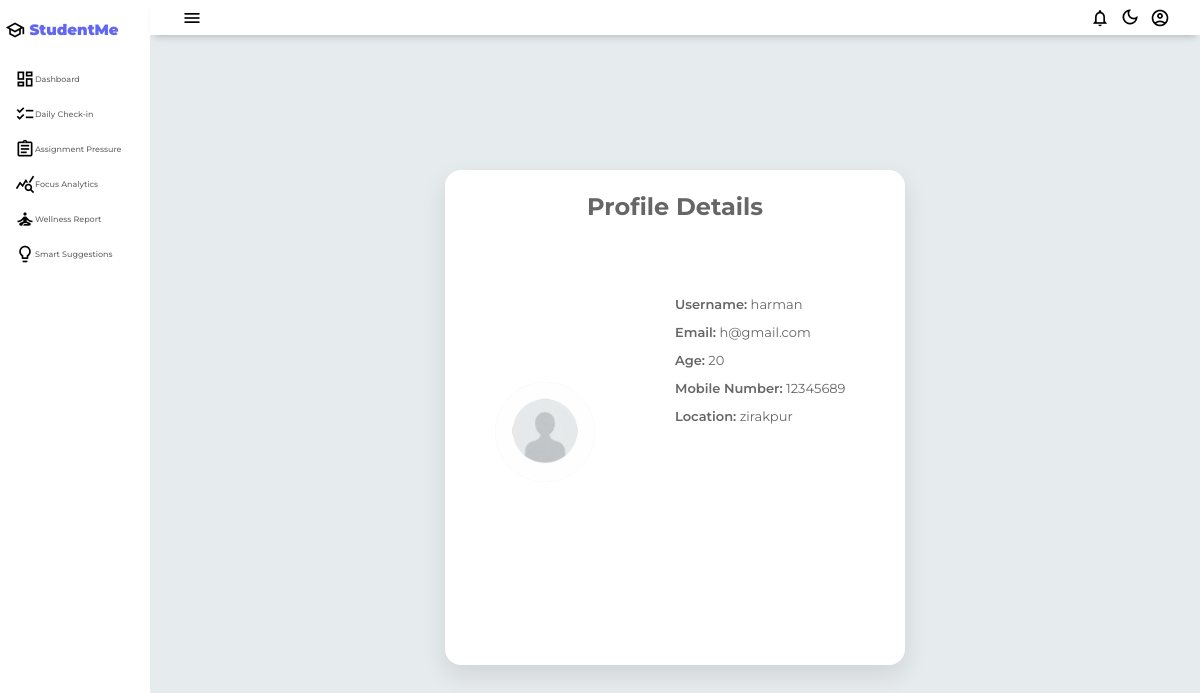
/profile/ (signed in), run on the app's committed database.
### student_app/models.py (models this page shows, shortened)
class settings(models.Model):
    user = models.OneToOneField(User, on_delete=models.CASCADE)
    age = models.IntegerField(null=True, blank=True)
    mobile = models.CharField(max_length=15, blank=True)
    location = models.CharField(max_length=100, blank=True)
    profile_pic = models.ImageField(upload_to="profile_pics/", default="profile_pics/default.png")

### student_app/views.py (the view)
# urls.py: path('profile/',views.profile,name="profile"),
@login_required
def profile(request):
    profile, created = settings.objects.get_or_create(user=request.user)
    return render(request, "profile.html", {"profile": profile})

### student_app/templates/profile.html (shortened to what this page needs)
{% load static %}
<!DOCTYPE html>
<html lang="en">
<head>
    <link rel="stylesheet" href="{% static 'css/profile.css' %}">
</head>
<body>
    <div class="grid-container">
        <header class="header">
            <div class="menu-icon" onclick="openSidebar()">
                <span class="material-icons-outlined">menu</span>
            </div>
            <div id="header-right">
                <div class="notification-container">
                    <span class="material-icons-outlined" onclick="toggleNotification()">notifications</span>
                </div>
                <span id="themeIcon" class="material-icons-outlined" onclick="toggleTheme()">dark_mode</span>
                <div class="profile-container">
                    <span class="material-icons-outlined" onclick="toggleProfile()">account_circle</span>
                </div>
            </div>
        </header>
        <aside id="sidebar">
            <div class="sidebar-title">
                <div class="sidebar-brand">
                    <span class="material-icons-outlined">school</span> StudentMe
                </div>
            </div>
            <ul class="sidebar-list">
                <li  class="sidebar-list-item">
                    <a href="{% url 'dashboard' %}"><span class="material-icons-outlined">dashboard</span>Dashboard</a>
                </li>
                <li class="sidebar-list-item">
                    <a href="{% url 'check-in' %}"><span class="material-icons-outlined">checklist</span>Daily Check-in</a>
                </li>
                <li class="sidebar-list-item">
                    <a href="{% url 'assignment-pressure' %}"><span class="material-icons-outlined">assignment</span>Assignment Pressure</a>
                </li>
                <li class="sidebar-list-item">
                    <a href="{% url 'focus-analytics' %}"><span class="material-icons-outlined">query_stats</span>Focus Analytics</a>
                </li>
                <li class="sidebar-list-item">
                    <a href="{% url 'wellness-report' %}"><span class="material-icons-outlined">self_improvement</span>Wellness Report</a>
                </li>
                <li class="sidebar-list-item">
                    <a href="{% url 'smart-suggestions' %}"><span class="material-icons-outlined">lightbulb</span>Smart Suggestions</a>
                </li>
            </ul>
        </aside>
        <main class="profile-main">
            <div class="profile-card">
                <h2>Profile Details</h2>
                <form class="profile-content" method="POST" enctype="multipart/form-data">
                    <div class="profile-left">
                        <div class="profile-img">
                            {% if profile.image %}
                            <img src="{{ profile.image.url }}" id="image">
                            {% else %}
                            <img src="/media/profile_pics/default.png" id="image">
                            {% endif %}
                        </div>
                    </div>
                </form>
                <div class="profile-right">
                    <p><span>Username:</span> {{ request.user.username }}</p>
                    <p><span>Email:</span> {{ request.user.email }}</p>
                    <p><span>Age:</span> {{ profile.age|default:"Not added" }}</p>
                    <p><span>Mobile Number:</span> {{ profile.mobile|default:"Not added" }}</p>
                    <p><span>Location:</span> {{ profile.location|default:"Not added" }}</p>
                </div>
            </div>
        </main>
    </div>
</body>
</html>

### student_app/static/css/profile.css (style rules this page uses)
:root { --bg-color: #e6ebed; --card-color: #ffffff; --text-color: #666666; --heading-color: #000000; --border-color: #d2d2d3; }
body { margin: 0; padding: 0; box-sizing: border-box; background: var(--bg-color); color: var(--text-color); font-family: "Montserrat",sans-serif; }
.material-icons-outlined { vertical-align:middle; line-height: 1px; font-size: 20px; cursor: pointer; color: var(--heading-color); }
.menu-icon { transition: all 0.5s ease-in-out; color: rgb(99, 102, 241) ; padding: 2px; border-radius: 4px; cursor: pointer; }
.grid-container { display:grid; grid-template-columns: 150px 1fr; grid-template-rows: 35px 1fr; grid-template-areas: "sidebar header " "sidebar main"; height: 100vh; transition: all 0.2s ease-in-out; }
#sidebar { grid-area: sidebar; height: 100%; background-color: var(--card-color); color: var(--heading-color); overflow-y: auto; transition: all 0.5s ease-in-out; }
a { text-decoration: none; color: inherit; }
.sidebar-title { display: flex; justify-content: space-between; align-items: center; padding: 5px 5px 5px 5px; margin-bottom: 5px; }
.sidebar-list { margin-top: 20px; padding:0; list-style-type: none; }
.sidebar-list-item { padding: 10px 10px 10px 10px; font-size: 8px; font-weight: 500; color: var(--text-color); transition-duration: 0.5s; transition-property: all; margin: 5px; border-radius: 10px; }
.sidebar-brand { margin-top: 15px; font-size: 15px; font-weight: 900; color: rgb(99, 102, 241); }
#header-right { display: flex; align-items: center; gap: 10px; }
.header { grid-area: header; height: 35px; background-color: var(--card-color); display: flex; justify-content: space-between; align-items: center; padding: 0 30px 0 30px; box-shadow: 0 6px 7px -4px rgba(0,0,0,0.2); position: sticky; top: 0; z-index: 1000; }
.notification-container { position: relative; }
.profile-container { position: relative; }
.profile-main { grid-area: main; display: flex; justify-content: center; align-items: center; padding: 20px; }
.profile-card { display: grid; grid-template-columns: 1fr 1fr; grid-template-rows: 10% 1fr; grid-template-areas: "heading heading" "left right"; background: var(--card-color); width: 400px; height: 60%; padding: 30px; border-radius: 16px; box-shadow: 0 10px 25px rgba(0,0,0,0.1); }
.profile-card h2 { grid-area: heading; text-align: center; margin-top: -8px; }
.profile-content { display: flex; gap: 40px; align-items: center; }
.profile-left { grid-area: left; text-align: center; display: flex; flex-direction: column; }
.profile-img { width: 100px; height: 100px; border-radius: 50%; background: var(--bg-color); display: flex; justify-content: center; align-items: center; font-size: 60px; margin-bottom: 15px; margin-left: 20px; }
.profile-right { grid-area: right; padding: 25px 0; margin-top: 15px; font-size: 25px; }
.profile-right p { margin: 12px 0; font-size: 13px; }
.profile-right span { font-weight: 600; }
#image { width: 100%; height: 100%; object-fit: cover; border-radius: 50%; }

### data on the page
settings: age "20", mobile "12345689", location "zirakpur"

### other printed values
{{ request.user.username }} "harman"
{{ request.user.email }} "h@gmail.com"
